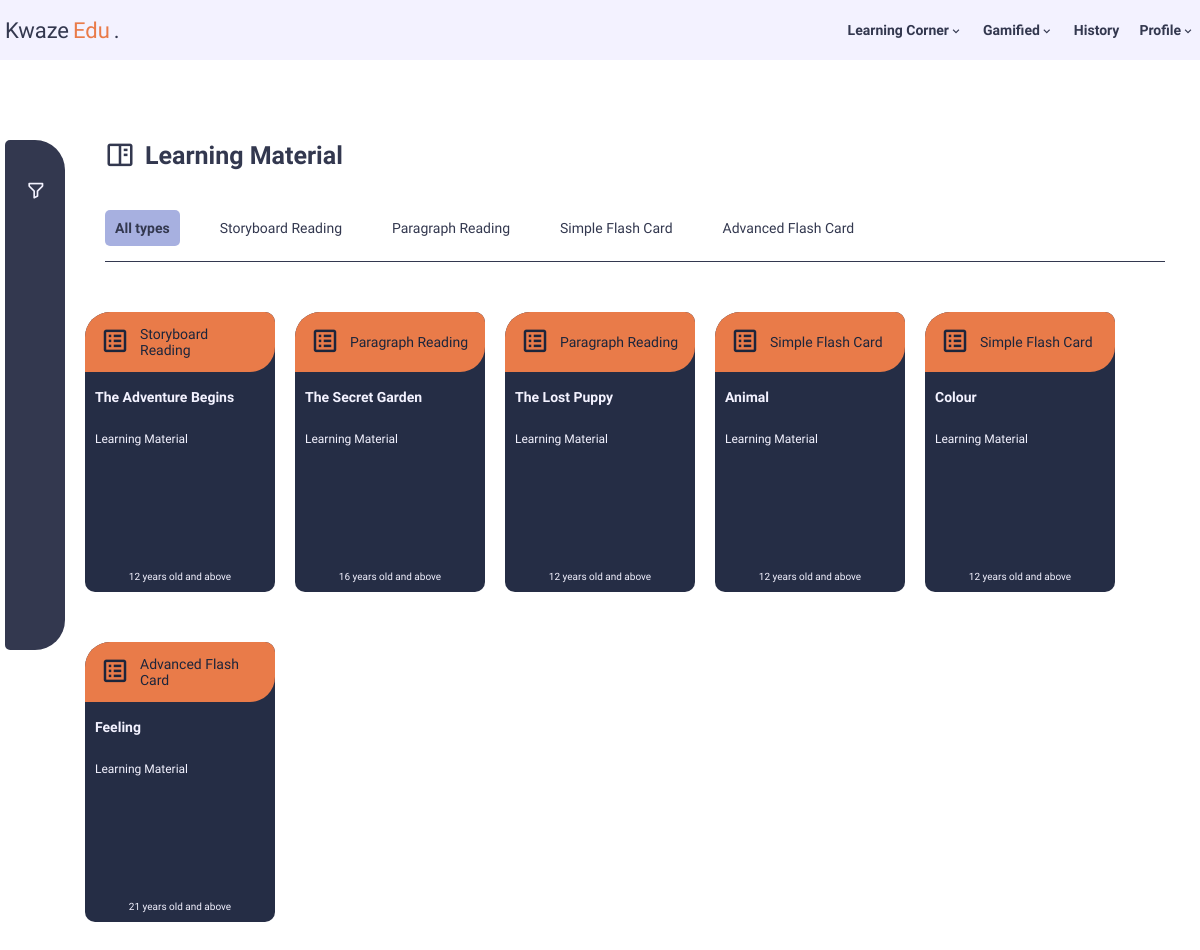
Page /php/c_mat_view.php (signed in) on the committed database.
### tables this page shows
CREATE TABLE `learn_mat` (
  `mat_id` int(100) NOT NULL,
  `title` varchar(50) NOT NULL,
  `category` varchar(50) NOT NULL,
  `level` varchar(50) NOT NULL,
  `date_created` timestamp(6) NOT NULL DEFAULT current_timestamp(6),
  `last_updated` timestamp(6) NOT NULL DEFAULT current_timestamp(6),
  `admin_id` int(11) NOT NULL
);

### php/c_mat_view.php (the view, shortened to what this page needs)
<?php
if (isset($_SESSION["user_id"]) != null && $_SESSION["role"] == "user") { ?>
<!DOCTYPE html>
<html lang="en">
<head>
    <link href="https://unpkg.com/boxicons@2.1.4/css/boxicons.min.css" rel="stylesheet" />
    <link rel="stylesheet" href="../css/c_view.css" />
</head>
<body>
    <?php include 'nav_User.php'; ?>
    <div class="sidebar-filter">
        <div class="container flex-row">
            <div class="content-container">
                <div class="sidebar">
                    <i class="bx bx-filter-alt"></i>
                </div>
                <div class="main-content">
                    <div class="explore-title">
                        <span><i class="bx bx-book-content"></i>Learning Material</span>
                    </div>
                    <div class="filter">
                        <ul class="filter-list">
                            <li data-type="all">
                                <button class="filter-item active" data-type="all">
                                    All types
                                </button>
                            </li>
                            <li data-type="Storyboard Reading">
                                <button class="filter-item" data-type="Storyboard Reading">Storyboard Reading</button>
                            </li>
                            <li data-type="Paragraph Reading">
                                <button class="filter-item" data-type="Paragraph Reading">Paragraph Reading</button>
                            </li>
                            <li data-type="Simple Flash card">
                                <button class="filter-item" data-type="Simple Flash Card">Simple Flash Card</button>
                            </li>
                            <li data-type="Advanced Flash card">
                                <button class="filter-item" data-type="Advanced Flash Card">Advanced Flash Card</button>
                            </li>
                        </ul>
                    </div>
                    <div class="result-yes">
                        <div class="result-list">
                        <?php
                        include "db_conn.php";
                        $query = "SELECT * FROM `learn_mat`";
                        $results = mysqli_query($connection, $query);
                        if (mysqli_num_rows($results) > 0) {
                            while ($row = mysqli_fetch_assoc($results)) {
                                $timestamp_date = $row['date_created'];
                                $date_created = date('d/m/Y', strtotime($timestamp_date));
                                $timestamp_updated = $row['last_updated'];
                                $last_updated = date('d/m/Y', strtotime($timestamp_updated));
                                ?>
                            <div class="result-card" data-id="<?php echo htmlspecialchars($row['mat_id']); ?>"
                                data-title="<?php echo htmlspecialchars($row['title']); ?>"
                                data-category="<?php echo htmlspecialchars($row['category']); ?>"
                                data-level="<?php echo htmlspecialchars($row['level']); ?>"
                                data-date="<?php echo htmlspecialchars($date_created); ?>"
                                data-update="<?php echo htmlspecialchars($last_updated); ?>">
                                <div class="card-banner">
                                    <span><i class="bx bx-spreadsheet"></i></span>
                                    <span class="card-type"><?php echo htmlspecialchars($row['category']); ?></span>
                                </div>
                                <div class="card-content">
                                    <div class="card-title">
                                        <?php echo htmlspecialchars($row['title']); ?>
                                    </div>
                                    <div class="card-category">
                                        Learning Material
                                    </div>
                                    <div class="card-level">
                                        <?php echo htmlspecialchars($row['level']); ?>
                                    </div>
                                </div>
                            </div>
                            <?php
                            }
                        }
                        ?>
                        </div>
                    </div>
                </div>
            </div>
        </div>
    </div>
</body>
</html>
<?php
} else if (isset($_SESSION["user_id"]) && ($_SESSION["role"] == "admin")){
    header ('Location: ../php/a_Dashboard.php');
    exit();
} else {
    header ('Location: ../php/login.php');
    exit();
}
?>

### css/c_view.css (style rules this page uses)
* { margin: 0; padding: 0; box-sizing: border-box; font-family: "Chivo", sans-serif; }
.container { width: 1190px; margin: 0 auto; }
.flex-row { display: flex; flex-direction: row; }
.content-container { position: relative; display: flex; }
.sidebar { position: sticky; top: 80px; margin-top: 80px; width: 60px; height: 510px; background-color: #33384f; border-radius: 5px 30px 30px 5px; padding: 20px; transition: all 0.3s ease; float: left; z-index: 10; }
.sidebar i { margin-top: 20px; font-size: 20px; color: #f3f2ff; transition: all 0.3s ease; }
.main-content { margin-top: 10px; margin-left: 20px; width: 95%; overflow: hidden; }
.explore-title { padding: 20px; margin-top: 50px; }
.explore-title span { font-size: 25px; color: #33384f; font-weight: bold; display: flex; align-items: center; }
.explore-title span i { margin-right: 10px; font-size: 30px; color: #33384f; }
.filter { margin-top: 20px; margin-left: 20px; }
.filter .filter-list { margin-right: 20px; list-style: none; display: flex; flex-direction: row; padding-bottom: 15px; border-bottom: 1.5px solid #33384f; }
.filter .filter-list .filter-item { margin-right: 10px; font-size: 14px; color: #33384f; cursor: pointer; margin-right: 30px; padding: 10px; border-radius: 5px; border: none; background-color: transparent; }
.filter .filter-list li .filter-item.active { background-color: #a7b0e0; font-weight: bold; }
.result-yes { display: flex; justify-content: flex-start; margin-top: 50px; flex-wrap: wrap; position: relative; }
.result-list { display: flex; width: 1100px; flex-wrap: wrap; gap: 20px; }
.result-card { width: 190px; height: 280px; background-color: #252d45; margin-bottom: 30px; border-radius: 25px 10px 10px 10px; transition: all 0.3s ease; cursor: pointer; }
.card-banner { width: 100%; height: 60px; border-radius: 25px 10px 25px 0; background-color: #e97b49; display: flex; justify-content: start; align-items: center; }
.card-banner i { margin-left: 15px; margin-right: 10px; font-size: 30px; color: #1c253b; }
.card-type { font-size: 14px; color: #1c253b; font-weight: 500; width: 120px; }
.card-content { margin: 10px; height: 200px; position: relative; }
.card-title { margin-top: 15px; font-size: 14px; color: #f3f2ff; font-weight: bold; line-height: 20px; overflow: hidden; text-overflow: ellipsis; display: -webkit-box; -webkit-box-orient: vertical; -webkit-line-clamp: 3; }
.card-category { margin-top: 25px; font-size: 12px; color: #f3f2ff; }
.card-level { width: 100%; margin-top: 10px; font-size: 10px; color: #f3f2ff; position: absolute; bottom: 5px; text-align: center; }

### php/nav_User.php (style rules this page uses)
* { margin: 0; padding: 0; box-sizing: border-box; font-family: "Chivo", sans-serif; }
html { scroll-behavior: smooth; }
.container { width: 1190px; margin: 0 auto; }

### rows in the picture
learn_mat: category "Storyboard Reading", title "The Adventure Begins", level "12 years old and above"
learn_mat: category "Paragraph Reading", title "The Secret Garden", level "16 years old and above"
learn_mat: category "Paragraph Reading", title "The Lost Puppy", level "12 years old and above"
learn_mat: category "Simple Flash Card", title "Animal", level "12 years old and above"
learn_mat: category "Simple Flash Card", title "Colour", level "12 years old and above"
learn_mat: category "Advanced Flash Card", title "Feeling", level "21 years old and above"
